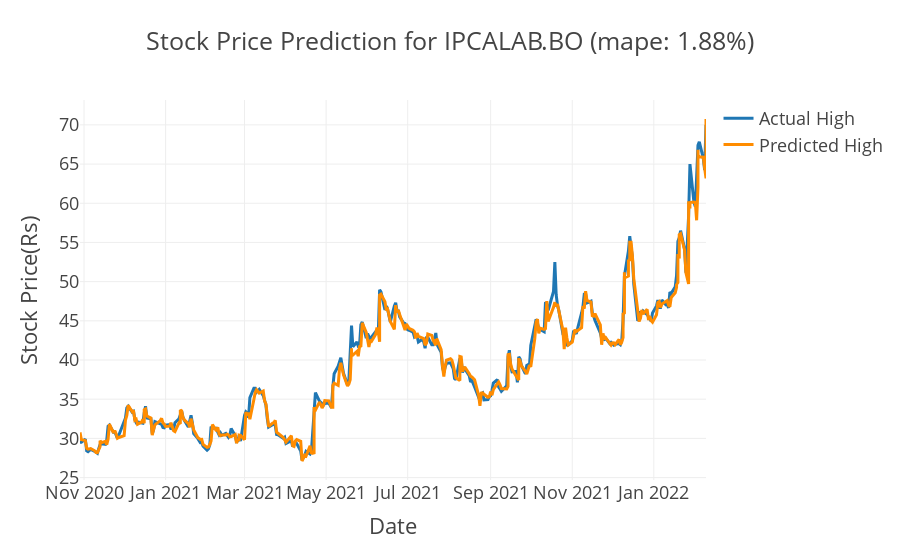

The notebook cell this image was saved under:
### Code cell
fig = plot_predictions(predictions_df, ticker)

### Figure 1 — Plotly figure (JSON) as saved in the notebook; plotly's stock layout.template omitted (floating-point values rounded to 4 significant figures; data arrays with more than 128 entries replaced by an {"elided": "..."} marker saying what was removed)
{"data": [{"line": {"color": "rgb(31, 119, 180)"}, "mode": "lines", "name": "Actual High", "type": "scatter", "x": {"elided": "392 str values"}, "y": {"elided": "392 float values"}}, {"line": {"color": "rgb(255,140,0)"}, "mode": "lines", "name": "Predicted High", "type": "scatter", "x": {"elided": "392 str values"}, "y": {"elided": "392 float values"}}], "layout": {"hovermode": "x", "title": {"text": "Stock Price Prediction for IPCALAB.BO (mape: 1.88%)"}, "xaxis": {"title": {"text": "Date"}}, "yaxis": {"title": {"text": "Stock Price(Rs)"}}}}
